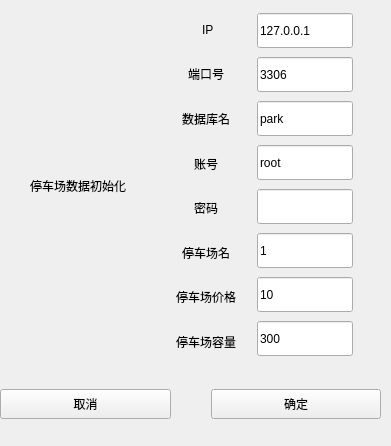
<?xml version="1.0" encoding="UTF-8"?>
<ui version="4.0">
 <class>initfile</class>
 <widget class="QWidget" name="initfile">
  <property name="geometry">
   <rect>
    <x>0</x>
    <y>0</y>
    <width>391</width>
    <height>446</height>
   </rect>
  </property>
  <property name="windowTitle">
   <string>Form</string>
  </property>
  <widget class="QWidget" name="horizontalLayoutWidget">
   <property name="geometry">
    <rect>
     <x>0</x>
     <y>369</y>
     <width>381</width>
     <height>71</height>
    </rect>
   </property>
   <layout class="QHBoxLayout" name="horizontalLayout_2">
    <property name="spacing">
     <number>40</number>
    </property>
    <item>
     <widget class="QPushButton" name="cancel">
      <property name="minimumSize">
       <size>
        <width>30</width>
        <height>30</height>
       </size>
      </property>
      <property name="text">
       <string>取消</string>
      </property>
     </widget>
    </item>
    <item>
     <widget class="QPushButton" name="submit">
      <property name="minimumSize">
       <size>
        <width>20</width>
        <height>30</height>
       </size>
      </property>
      <property name="text">
       <string>确定</string>
      </property>
     </widget>
    </item>
   </layout>
  </widget>
  <widget class="QWidget" name="layoutWidget">
   <property name="geometry">
    <rect>
     <x>0</x>
     <y>10</y>
     <width>381</width>
     <height>351</height>
    </rect>
   </property>
   <layout class="QHBoxLayout" name="horizontalLayout">
    <item>
     <spacer name="horizontalSpacer_3">
      <property name="orientation">
       <enum>Qt::Orientation::Horizontal</enum>
      </property>
      <property name="sizeHint" stdset="0">
       <size>
        <width>40</width>
        <height>20</height>
       </size>
      </property>
     </spacer>
    </item>
    <item>
     <widget class="QLabel" name="label_9">
      <property name="minimumSize">
       <size>
        <width>100</width>
        <height>0</height>
       </size>
      </property>
      <property name="text">
       <string>停车场数据初始化</string>
      </property>
      <property name="alignment">
       <set>Qt::AlignmentFlag::AlignCenter</set>
      </property>
      <property name="margin">
       <number>0</number>
      </property>
     </widget>
    </item>
    <item>
     <spacer name="horizontalSpacer_2">
      <property name="orientation">
       <enum>Qt::Orientation::Horizontal</enum>
      </property>
      <property name="sizeHint" stdset="0">
       <size>
        <width>40</width>
        <height>20</height>
       </size>
      </property>
     </spacer>
    </item>
    <item>
     <layout class="QVBoxLayout" name="verticalLayout">
      <item>
       <widget class="QLabel" name="label_3">
        <property name="minimumSize">
         <size>
          <width>90</width>
          <height>0</height>
         </size>
        </property>
        <property name="text">
         <string> IP</string>
        </property>
        <property name="alignment">
         <set>Qt::AlignmentFlag::AlignCenter</set>
        </property>
       </widget>
      </item>
      <item>
       <widget class="QLabel" name="label_6">
        <property name="text">
         <string>端口号</string>
        </property>
        <property name="alignment">
         <set>Qt::AlignmentFlag::AlignCenter</set>
        </property>
       </widget>
      </item>
      <item>
       <widget class="QLabel" name="label_2">
        <property name="text">
         <string>数据库名</string>
        </property>
        <property name="alignment">
         <set>Qt::AlignmentFlag::AlignCenter</set>
        </property>
       </widget>
      </item>
      <item>
       <widget class="QLabel" name="label_7">
        <property name="text">
         <string>账号</string>
        </property>
        <property name="alignment">
         <set>Qt::AlignmentFlag::AlignCenter</set>
        </property>
       </widget>
      </item>
      <item>
       <widget class="QLabel" name="label">
        <property name="text">
         <string>密码</string>
        </property>
        <property name="alignment">
         <set>Qt::AlignmentFlag::AlignCenter</set>
        </property>
       </widget>
      </item>
      <item>
       <widget class="QLabel" name="label_5">
        <property name="text">
         <string>停车场名</string>
        </property>
        <property name="alignment">
         <set>Qt::AlignmentFlag::AlignCenter</set>
        </property>
       </widget>
      </item>
      <item>
       <widget class="QLabel" name="label_4">
        <property name="text">
         <string>停车场价格</string>
        </property>
        <property name="alignment">
         <set>Qt::AlignmentFlag::AlignCenter</set>
        </property>
       </widget>
      </item>
      <item>
       <widget class="QLabel" name="label_8">
        <property name="text">
         <string>停车场容量</string>
        </property>
        <property name="alignment">
         <set>Qt::AlignmentFlag::AlignCenter</set>
        </property>
       </widget>
      </item>
     </layout>
    </item>
    <item>
     <layout class="QVBoxLayout" name="verticalLayout_2">
      <item>
       <widget class="QLineEdit" name="ip">
        <property name="enabled">
         <bool>true</bool>
        </property>
        <property name="minimumSize">
         <size>
          <width>1</width>
          <height>35</height>
         </size>
        </property>
        <property name="text">
         <string>127.0.0.1</string>
        </property>
       </widget>
      </item>
      <item>
       <widget class="QLineEdit" name="port">
        <property name="minimumSize">
         <size>
          <width>0</width>
          <height>35</height>
         </size>
        </property>
        <property name="text">
         <string>3306</string>
        </property>
       </widget>
      </item>
      <item>
       <widget class="QLineEdit" name="databasename">
        <property name="minimumSize">
         <size>
          <width>1</width>
          <height>35</height>
         </size>
        </property>
        <property name="text">
         <string>park</string>
        </property>
       </widget>
      </item>
      <item>
       <widget class="QLineEdit" name="account">
        <property name="minimumSize">
         <size>
          <width>1</width>
          <height>35</height>
         </size>
        </property>
        <property name="text">
         <string>root</string>
        </property>
       </widget>
      </item>
      <item>
       <widget class="QLineEdit" name="password">
        <property name="minimumSize">
         <size>
          <width>1</width>
          <height>35</height>
         </size>
        </property>
       </widget>
      </item>
      <item>
       <widget class="QLineEdit" name="parkingname">
        <property name="minimumSize">
         <size>
          <width>1</width>
          <height>35</height>
         </size>
        </property>
        <property name="text">
         <string>1</string>
        </property>
       </widget>
      </item>
      <item>
       <widget class="QLineEdit" name="fee">
        <property name="minimumSize">
         <size>
          <width>1</width>
          <height>35</height>
         </size>
        </property>
        <property name="text">
         <string>10</string>
        </property>
       </widget>
      </item>
      <item>
       <widget class="QLineEdit" name="allcount">
        <property name="minimumSize">
         <size>
          <width>1</width>
          <height>35</height>
         </size>
        </property>
        <property name="text">
         <string>300</string>
        </property>
       </widget>
      </item>
     </layout>
    </item>
    <item>
     <spacer name="horizontalSpacer">
      <property name="orientation">
       <enum>Qt::Orientation::Horizontal</enum>
      </property>
      <property name="sizeHint" stdset="0">
       <size>
        <width>40</width>
        <height>20</height>
       </size>
      </property>
     </spacer>
    </item>
   </layout>
  </widget>
 </widget>
 <resources/>
 <connections/>
</ui>
